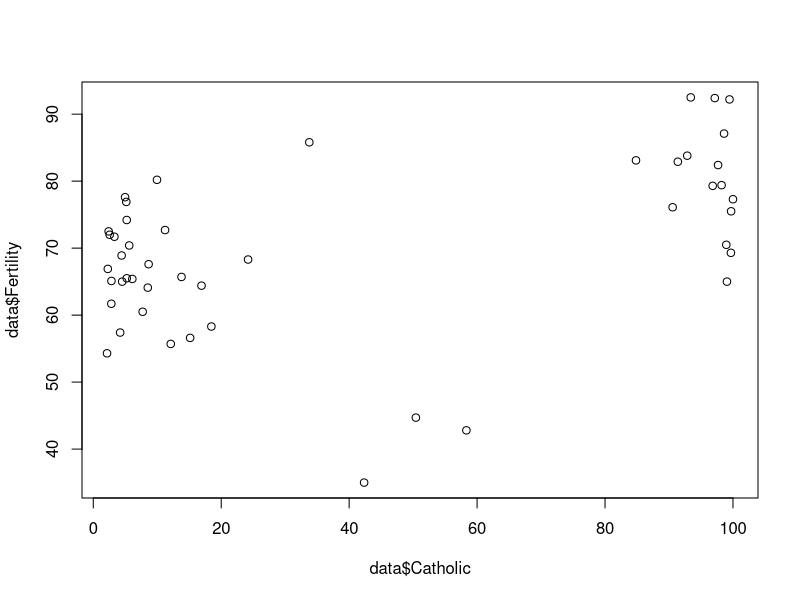
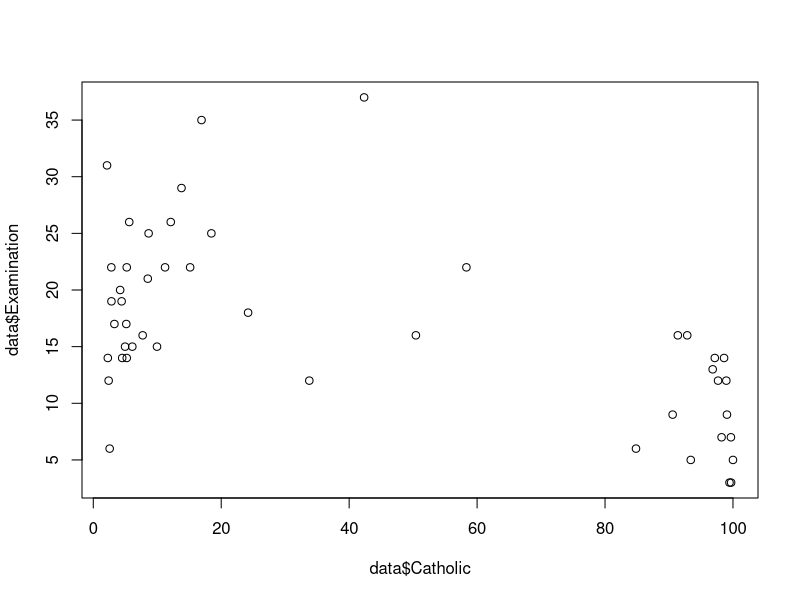
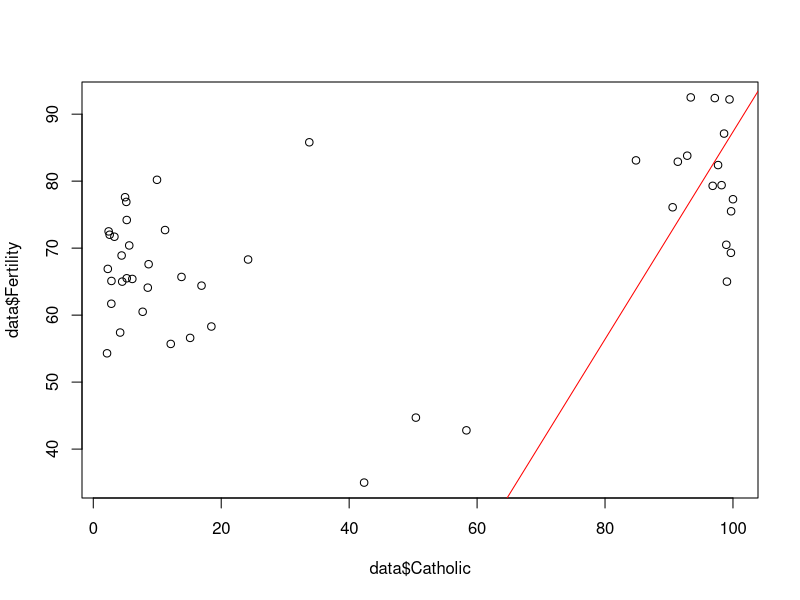
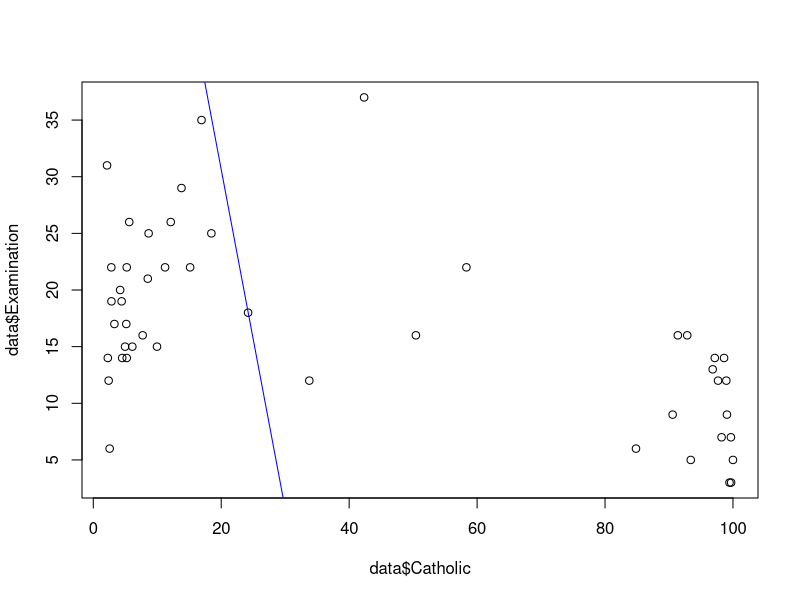

Write the R code that produced these figures, in order.
library("lmtest")

# Практическая работа №1. Парная регрессия. Вариант 19

help(swiss)
data = swiss
help(data)

#1. Оцениваю среднее значение, дисперсию и СКО переменных:
  plot(data$Catholic,data$Fertility)
  
  plot(data$Catholic,data$Examination)
  
  # Catholic - процент католического населения в Французско-говорящих провинциях Швейцарии в 1888
  # Fertility - рождаемость в Французско-говорящих провинциях Швейцарии в 1888
  # Examination - процент отлично сдавших экзамены призывников в Французско-говорящих провинциях Швейцарии в 1888
  
  # Среднее значение
  data["Catholic_Mean"] = mean(data$Catholic)       # ~= 41 %
  data["Examination_Mean"] = mean(data$Examination) # ~= 16.5 %
  data["Fertility_Mean"] = mean(data$Fertility)     # ~= 70 Ig

  # Дисперсия
  data["Catholic_Variance"] = var(data$Catholic)        # ~= 1739 %
  data["Examination_Variance"] = var(data$Examination)  # ~= 64 %
  data["Fertility_Variance"] = var(data$Fertility)      # ~= 156 Ig

  # Среднее квадратическое отлконение
  data["Catholic_StandardDeviation"] = sd(data$Catholic)        # ~= 42 %
  data["Examination_StandardDeviation"] = sd(data$Examination)  # ~= 8 %
  data["Fertility_StandardDeviation"] = sd(data$Fertility)      # ~= 12.5 Ig

  # Проверяю линейную зависимость
  
  model0 = lm(Fertility~Examination, data)
  summary(model0)
  
#2. Строю зависимости вида y = a + bx, где y – Catholic, x – Fertility, Examination (регрессоры).
  
  #2.1 Примерная линейная зависимость католоического населения от рождаемости
  
  model1 = lm(Catholic~Fertility, data)
  summary(model1)
  
  # Catholic = - 67.441 + 1.548 * Fertility
  
  #2.2 Примерная линейная зависимость католоического населения от отлично сдавших экзамены призывников

  model2 = lm(Catholic~Examination, data)
  summary(model2)
  
  # Catholic = 90.5137 - 2.9940 * Examination
  
#3. Оцениваю, насколько «хороша» модель по коэффициенту детерминации R^2
  
  #3.1 коэффициент детерминации R^2 < 20%
  # Значит модель "плоха" и линейной зависимости нет
  
  plot(data$Catholic,data$Fertility) + abline(a = -67.441, b = 1.548,col = "red")
  
  #3.2 коэффициент детерминации R^2 ~= 30%
  # Значит модель "средняя" и линейная зависимость минимальна
  
  plot(data$Catholic,data$Examination) + abline(a = 90.5137, b = -2.9940,col = "blue")
  
#4. Оцениваю, есть ли взаимосвязь между объясняемой переменной и объясняющей переменной (по значению p-статистики, «количеству звездочек» у регрессора в модели).
  
  #4.1 кол-во звёздочек 2, линейной зависимости католоического населения от экзаминации призывников нет ( p-вероятность: ~ 10^(-3) )
  # Процент католического населения в Французско-говорящих провинциях Швейцарии в 1888 году почти не зависит от рождаемости
  
  #4.2 кол-во звёздочек 3, линейная зависимость присутсвует ( p-вероятность: < 10^(-4) )
  # Процент католического населения имеет слабую отрицательную линейную зависимость от образованности, это может быть связанно с тем что, среди отлично сдавших экзамены призывников мало католиков